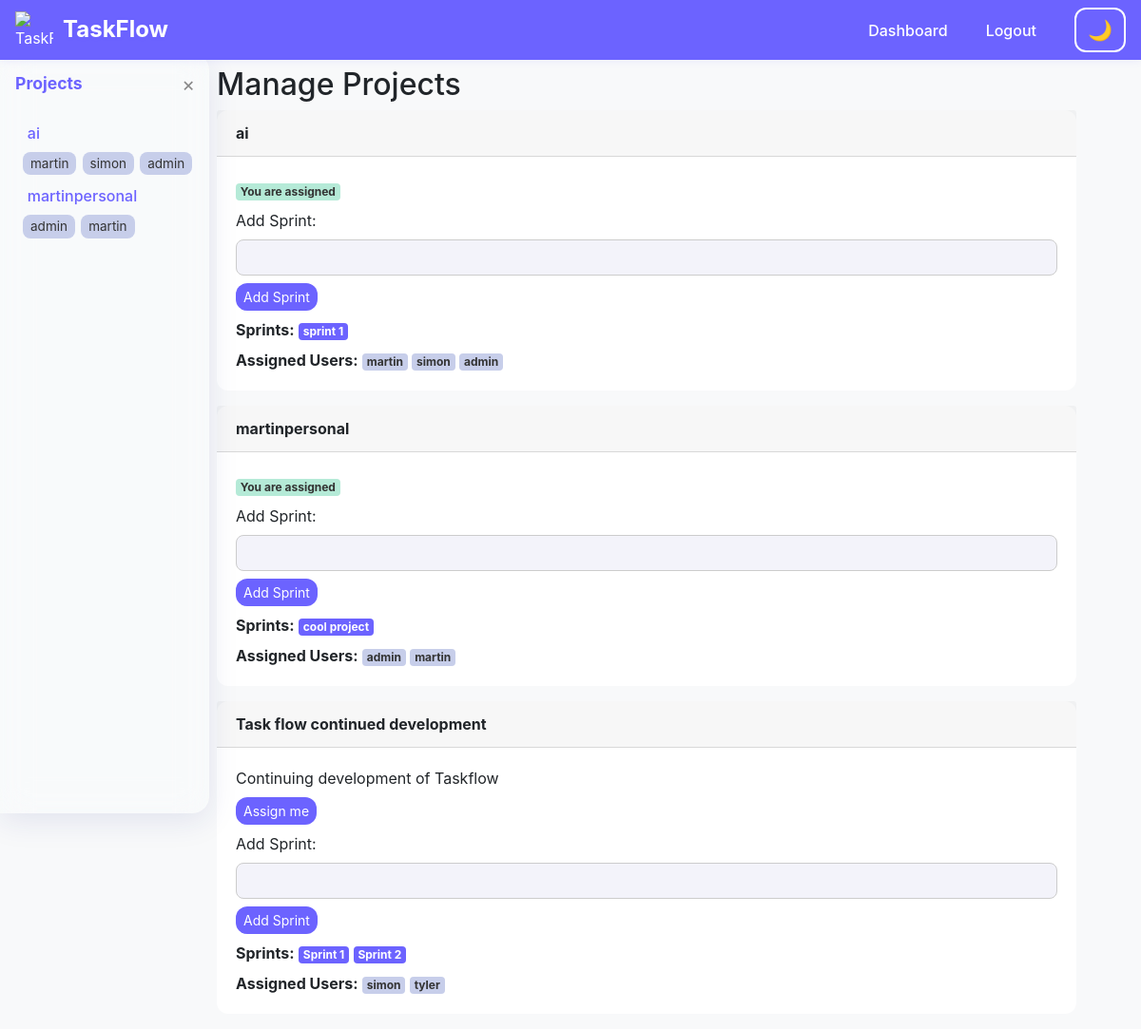
The app's page /projects (signed in) with its own data.
### app.py (models this page shows)
class Project(db.Model):
    id = db.Column(db.Integer, primary_key=True)
    name = db.Column(db.String(120), unique=True, nullable=False)
    description = db.Column(db.Text, nullable=True)
    users = db.relationship('User', secondary=user_project, back_populates='projects')
    sprints = db.relationship('Sprint', backref='project', lazy=True)
    tasks = db.relationship('Task', backref='project', lazy=True)

class User(db.Model):
    id = db.Column(db.Integer, primary_key=True)
    username = db.Column(db.String(80), unique=True, nullable=False)
    password = db.Column(db.String(200), nullable=False)
    role = db.Column(db.String(10), nullable=False)
    tasks = db.relationship('Task', backref='user', lazy=True, foreign_keys='Task.user_id')
    assigned_tasks = db.relationship('Task', backref='assignee', lazy=True, foreign_keys='Task.assignee_id')
    projects = db.relationship('Project', secondary=user_project, back_populates='users')

class Sprint(db.Model):
    id = db.Column(db.Integer, primary_key=True)
    name = db.Column(db.String(120), nullable=False)
    project_id = db.Column(db.Integer, db.ForeignKey('project.id'), nullable=False)
    tasks = db.relationship('Task', backref='sprint', lazy=True)

### app.py (the view, shortened to what this page needs)
@app.route('/projects', methods=['GET', 'POST'])
@login_required
def manage_projects():
    projects = Project.query.all()
    users = User.query.all()
    user = User.query.get(session['user_id'])
    return render_template('projects.html', projects=projects, users=users, user=user, role=session.get('role'))

### app.py (called while the page is built)
def login_required(f):
    from functools import wraps
    @wraps(f)
    def decorated_function(*args, **kwargs):
        if 'user_id' not in session:
            flash('Please login first.', 'warning')
            return redirect(url_for('login'))
        return f(*args, **kwargs)
    return decorated_function

@app.before_request
def inject_sidebar_projects():
    g.projects = []
    g.selected_project = None
    if 'user_id' in session:
        user = User.query.get(session['user_id'])
        g.projects = user.projects if session.get('role') != 'admin' else Project.query.all()
        project_id = request.args.get('project', type=int)
        if project_id:
            g.selected_project = Project.query.get(project_id)

### templates/projects.html (shortened to what this page needs)
{% extends 'base.html' %}
{% block content %}
<h2>Manage Projects</h2>
{% for project in projects %}
  <div class="card mb-3">
    <div class="card-header d-flex justify-content-between align-items-center">
      <strong>{{ project.name }}</strong>
    </div>
    <div class="card-body">
      <div>{{ project.description }}</div>
      {% if role == 'admin' %}
      <form method="POST" action="{{ url_for('assign_users_to_project', project_id=project.id) }}">
        <label>Assign/Remove Users:</label>
        <select name="user_ids" multiple class="form-control" size="3">
          {% for u in users %}
            <option value="{{ u.id }}" {% if u in project.users %}selected{% endif %}>{{ u.username }}</option>
          {% endfor %}
        </select>
        <small class="form-text text-muted mb-2">Hold Ctrl/Cmd to select or deselect multiple users.</small>
        <button class="btn btn-secondary btn-sm mt-2">Update Users</button>
      </form>
      {% else %}
        {% if user not in project.users %}
        <form method="POST" action="{{ url_for('assign_users_to_project', project_id=project.id) }}">
          <button class="btn btn-info btn-sm mt-2">Assign me</button>
        </form>
        {% else %}
          <span class="badge badge-success mt-2">You are assigned</span>
        {% endif %}
      {% endif %}
      <form method="POST" action="{{ url_for('add_sprint', project_id=project.id) }}" class="mt-2">
        <label>Add Sprint:</label>
        <input name="name" class="form-control" required>
        <button class="btn btn-info btn-sm mt-2">Add Sprint</button>
      </form>
      <div class="mt-2">
        <strong>Sprints:</strong>
        {% for sprint in project.sprints %}
          <span class="badge badge-primary">{{ sprint.name }}</span>
        {% endfor %}
      </div>
      <div class="mt-2">
        <strong>Assigned Users:</strong>
        {% for u in project.users %}
          <span class="badge badge-info">{{ u.username }}</span>
        {% endfor %}
      </div>
    </div>
  </div>
{% endfor %}
{% endblock %}

### templates/base.html (shortened to what this page needs)
<!DOCTYPE html>
<html lang="en">
<head>
    <link rel="stylesheet" href="https://cdn.jsdelivr.net/npm/bootstrap@4.6.2/dist/css/bootstrap.min.css">
</head>
<body class="light-mode">
<nav class="navbar navbar-expand-lg navbar-light bg-light fixed-top" aria-label="Main navigation">
  <span class="logo-title">
    <img src="https://img.icons8.com/ios-filled/50/000000/task.png" alt="TaskFlow Logo" aria-hidden="true">
    <span class="h4 mb-0" style="font-weight: bold;">TaskFlow</span>
  </span>
  <div class="ml-auto d-flex align-items-center">
    {% if session.get('user_id') %}
      <a href="{{ url_for('dashboard') }}" class="nav-link d-inline">Dashboard</a>
      <a href="{{ url_for('logout') }}" class="nav-link d-inline">Logout</a>
    {% else %}
      <a href="{{ url_for('login') }}" class="nav-link d-inline">Login</a>
      <a href="{{ url_for('register') }}" class="nav-link d-inline">Register</a>
    {% endif %}
    <button class="btn btn-outline-secondary theme-toggle" id="theme-toggle-btn" aria-label="Toggle dark/light mode" aria-pressed="false">
      <span id="theme-toggle-icon">🌙</span>
    </button>
  </div>
</nav>
{% set show_sidebar = session.get('user_id') and request.endpoint not in ['login', 'register'] %}
{% if show_sidebar %}
<div id="sidebar" class="{% if session.get('theme') == 'dark' %}dark-mode{% endif %}" tabindex="0" aria-label="Project navigation">
  <div class="sidebar-header">
    Projects
    <button class="sidebar-toggle" onclick="toggleSidebar()" aria-label="Collapse sidebar">&times;</button>
  </div>
  {% if g.get('projects') %}
    {% for project in g.projects %}
      <div>
        <a href="{{ url_for('dashboard', project=project.id) }}" class="project-link" tabindex="0" aria-current="">
          <span>{{ project.name }}</span>
        </a>
        {% if project.users %}
          <div class="assigned-users" aria-label="Assigned users">
            {% for user in project.users %}
              <span class="user-badge" title="{{ user.username }}">{{ user.username }}</span>
            {% endfor %}
          </div>
        {% endif %}
      </div>
    {% endfor %}
  {% else %}
    <span class="text-muted">No projects assigned.</span>
  {% endif %}
</div>
{% endif %}
<div class="main-content{% if show_sidebar %}{% else %} sidebar-collapsed{% endif %}" id="main-content" role="main" style="min-height:100vh; width:100vw;">
    <div style="margin-top:70px;">
      {% block content %}{% endblock %}
    </div>
</div>
{% set messages = get_flashed_messages(with_categories=true) %}
</body>
</html>

### templates/base.html (style rules this page uses)
:root { --primary-bg: #f8f9fa; --primary-text: #212529; --secondary-bg: #23272b; --secondary-text: #f8f9fa; --sidebar-width: 220px; --accent1: #6c63ff; --accent2: #ffb6b9; --accent3: #b5ead7; --accent4: #ffdac1; --accent5: #c7ceea; --card-bg: #fff; --input-bg: #f3f3fa; --card-bg-dark: #23272b; --input-bg-dark: #2a2e39; --border-dark: #444; }
html, body { height: 100%; min-height: 100%; }
body.light-mode { background: #f8f9fa; color: var(--primary-text); --card-bg: #fff; --input-bg: #f3f3fa; }
.navbar, .navbar-light, .navbar.bg-light, .navbar.fixed-top { background: #6c63ff !important; color: #fff !important; border-bottom: none; box-shadow: 0 2px 8px rgba(108,99,255,0.08); }
.navbar .nav-link, .navbar .nav-link:visited { color: #fff !important; font-weight: 500; margin-right: 0.5rem; transition: color 0.2s; }
.navbar .logo-title .h4 { color: #fff !important; text-shadow: 0 1px 4px rgba(108,99,255,0.10); }
.navbar .theme-toggle { border: 2px solid #fff !important; color: #fff !important; background: transparent !important; font-size: 1.3em; margin-left: 1rem; transition: border-color 0.2s, background 0.2s, color 0.2s; }
.logo-title { display: flex; align-items: center; gap: 10px; }
.logo-title img { width: 40px; height: 40px; }
#sidebar { position: fixed; top: 56px; left: 0; height: 100vh; width: var(--sidebar-width); background: rgba(255, 255, 255, 0.18); border-right: 1px solid rgba(255,255,255,0.18); box-shadow: 0 8px 32px 0 rgba(31, 38, 135, 0.10); backdrop-filter: blur(16px) saturate(180%); -webkit-backdrop-filter: blur(16px) saturate(180%); border-radius: 0 18px 18px 0; padding: 1rem 0.5rem 1rem 1rem; transition: transform 0.2s, background 0.3s; z-index: 1030; overflow-y: auto; outline: none; }
#sidebar .sidebar-header { font-weight: bold; margin-bottom: 1rem; font-size: 1.1rem; display: flex; align-items: center; justify-content: space-between; color: var(--accent1, #6c63ff); }
#sidebar .project-link { display: flex; align-items: center; justify-content: space-between; padding: 0.4rem 0.8rem; border-radius: 4px; color: #6c63ff; text-decoration: none; margin-bottom: 2px; transition: background 0.2s, color 0.2s; font-weight: 500; background: transparent; position: relative; }
#sidebar .sidebar-toggle { background: none; border: none; font-size: 1.3rem; color: #888; cursor: pointer; margin-left: 0.5rem; }
#sidebar .assigned-users { font-size: 0.92em; color: #555; margin-left: 0.5rem; margin-bottom: 0.2rem; }
#sidebar .assigned-users .user-badge { background: var(--accent5, #c7ceea); color: #333; border-radius: 8px; padding: 2px 8px; margin-right: 2px; font-size: 0.92em; display: inline-block; }
.main-content { min-height: 100vh; width: 100%; margin-left: var(--sidebar-width); transition: margin-left 0.2s, max-width 0.2s; padding: 0 8px; background: transparent; display: flex; flex-direction: column; box-sizing: border-box; max-width: 100vw; }
@media (min-width: 1200px) { .main-content:not(.sidebar-collapsed) { max-width: calc(100vw - var(--sidebar-width) - 60px); margin-left: var(--sidebar-width); margin-right: auto; } }
.navbar.fixed-top { z-index: 1040; }
.card, .btn, .table { border-radius: 12px !important; background: var(--card-bg, #fff) !important; color: inherit !important; border: none; }
.btn-primary, .btn-info { background: var(--accent1, #6c63ff) !important; border-color: var(--accent1, #6c63ff) !important; color: #fff !important; }
.badge-primary { background: var(--accent1, #6c63ff) !important; }
.badge-success { background: var(--accent3, #b5ead7) !important; color: #333 !important; }
.badge-info { background: var(--accent5, #c7ceea) !important; color: #333 !important; }
.form-control { background: var(--input-bg, #f3f3fa); color: inherit; border-radius: 8px; border: 1px solid #ccc; }

### records on screen
Project: name "ai", shows "You are assigned"
User: username "martin"
User: username "simon"
User: username "admin"
Project: name "martinpersonal", shows "You are assigned"
Sprint: name "sprint 1"
Sprint: name "cool project"
Project: name "Task flow continued development", description "Continuing development of Taskflow"
Sprint: name "Sprint 1"
Sprint: name "Sprint 2"
User: username "tyler"
